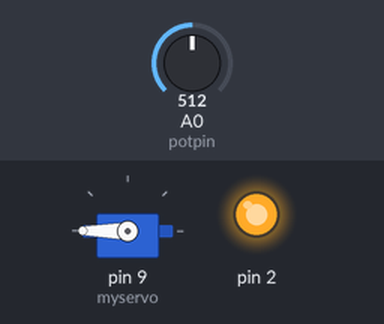
The sketch below on a simulated Arduino Uno, built with avr-gcc and run on an emulated ATmega328P. On the bench: servo, output pins drawn as LEDs (lit = HIGH). The inputs (shaded band) are chosen by the test bench; at power-on: A0 (potpin) = 512.

Above: at 4.2 s.
4.3 s: A0 (potpin) set to 306
At 4.9 s:
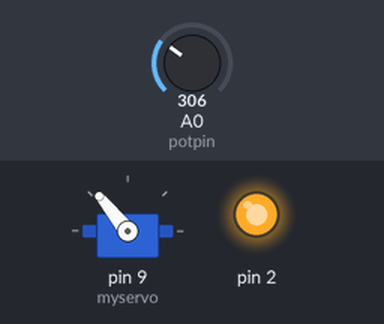
5.8 s: A0 (potpin) set to 122
At 6.6 s:
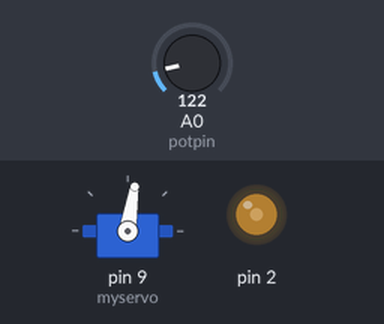
7.3 s: A0 (potpin) set to 90
At 8.5 s:
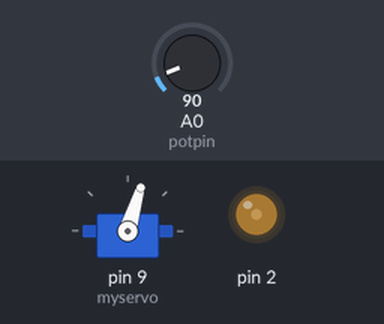
8.8 s: A0 (potpin) set to 0
At 10.0 s:
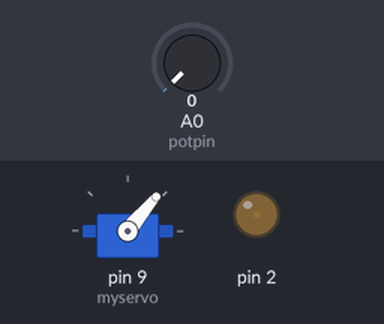
10.3 s: A0 (potpin) set to 110
At 10.8 s:
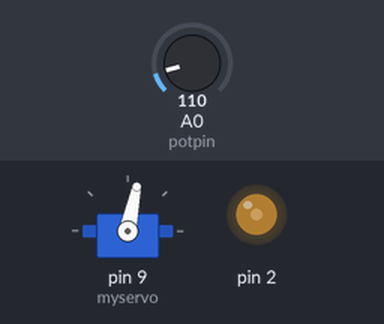
Timing chart, 0 to 12.8 s (numbered marks = the images above; inputs shaded):
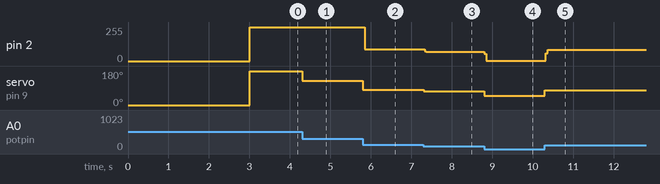

The sketch:

CodMasina.ino
```cpp
/*
 Controlling a servo position using a potentiometer (variable resistor)
 by Michal Rinott <http://people.interaction-ivrea.it/m.rinott>

 modified on 8 Nov 2013
 by Scott Fitzgerald
 http://arduino.cc/en/Tutorial/Knob
*/
// la control la pornire trebe duty cicle sub 6%
/***
 *vom folosi o frecenta de 500 de Herz rescriind libraria cu un timer digital
 */
#include <Servo.h>

Servo myservo;  // create servo object to control a servo

int potpin = 0;  // analog pin used to connect the potentiometer
int val,val1;    // variable to read the value from the analog pin
int duty=50;
int dc=0;
void setup()
{

 myservo.attach(9);  // attaches the servo on pin 9 to the servo object
 myservo.write(0);
//analogWrite(9,0);
pinMode(2,OUTPUT);
digitalWrite(2,LOW);
delay(3000);


}

void timerSoftware()
{

    val = analogRead(potpin);            // reads the value of the potentiometer (value between 0 and 1023)
    val1 = map(val, 0, 500,50, 180);     // scale it to use it with the servo (value between 0 and 180)
    val = map(val, 0, 300,0, 100);
    duty=val;
    myservo.write(val1);
}

void loop()
{

 // if (dc>duty) myservo.write(50);else myservo.write(200);
  if (dc>duty) digitalWrite(2,LOW);else digitalWrite(2,HIGH);
 dc++;
 if (dc>100){dc=0;
 timerSoftware();}
 // myservo.write(180);
 //analogWrite(9,180);
 //delay(100);
  //delay(100);
 // myservo.write(50);
 //analogWrite(9,50);
  //delay(100);
  //analogWrite(9,50);
 // myservo.write(0);
  //delay(100);
  delayMicroseconds(15);
  // sets the servo position according to the scaled value
                           // waits for the servo to get there
}
```

Measured:
- after the input at 4.3 s, servo on pin 9 (myservo): 180° → 129° at once
- after the input at 5.8 s, pin 2: 255/255 → 90/255 after 0.05 s; servo on pin 9 (myservo): 129° → 81° at once
- after the input at 7.3 s, pin 2: 90/255 → 68/255 at once; servo on pin 9 (myservo): 81° → 73° at once
- after the input at 8.8 s, pin 2: 68/255 → 2/255 at once; servo on pin 9 (myservo): 73° → 50° at once
- after the input at 10.3 s, pin 2: 2/255 → 85/255 at once; servo on pin 9 (myservo): 50° → 78° at once
